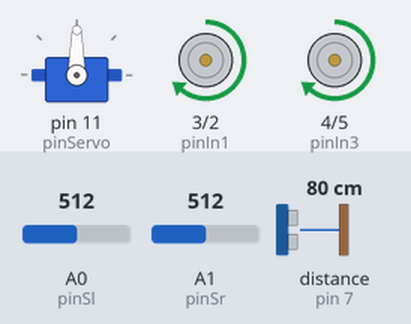
Recording of a sketch running on a simulated Arduino Uno, built with avr-gcc and run on an emulated ATmega328P. Parts: servo, motor-driver pin pairs drawn as motors (green arrow = first pin HIGH = forward, orange = second pin HIGH = backward, longer = more drive, scaled by the enable pin). Wiring (inferred from the names in the program): ultrasonic range finder: trigger pin 6; echo pin 7. Inputs (shaded band) come from the test bench; at power-on: distance to the obstacle (sensor on pin 7) 80 cm, A0 (pinSl) = 512, A1 (pinSr) = 512. The echo pulse lasts 58.3 µs per cm; what the sketch prints to the serial monitor is not drawn.

Above: at 1.7 s.
1.8 s: distance to the obstacle (sensor on pin 7) set to 29 cm
4.8 s: distance to the obstacle (sensor on pin 7) set to 23 cm
At 5.9 s:
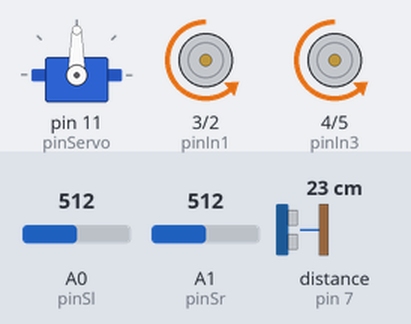
At 6.7 s:
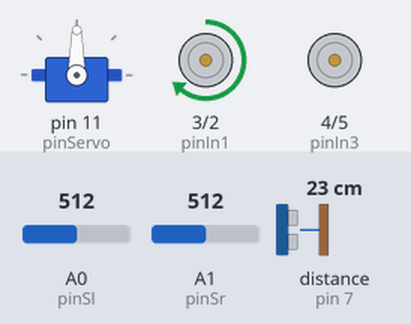
7.8 s: distance to the obstacle (sensor on pin 7) set to 22 cm
At 10.7 s:
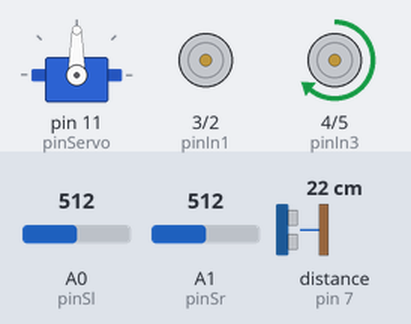
10.8 s: distance to the obstacle (sensor on pin 7) set to 9 cm
At 10.97 s:
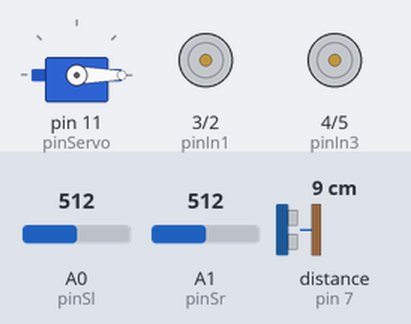
13.8 s: distance to the obstacle (sensor on pin 7) set to 6 cm
16.8 s: distance to the obstacle (sensor on pin 7) set to 2 cm
Timing chart, 0 to 20.8 s (numbered marks = the images above; inputs shaded):
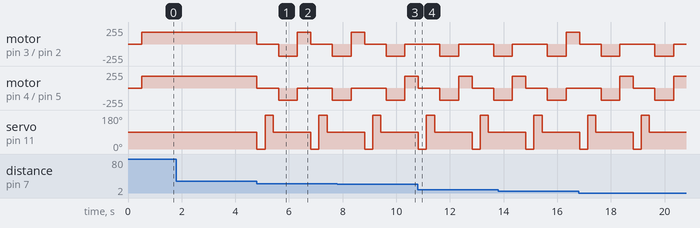

Measured:
- the behaviour switches between 26 and 25 cm on distance to the obstacle (sensor on pin 7) (found by bisection; images 0 and 1)
- the behaviour switches between 23 and 22 cm on distance to the obstacle (sensor on pin 7) (found by bisection; images 2 and 3)
- after the input at 1.8 s, every drawn part: stays the same

The sketch:

seguidorLinea06.ino
```cpp
// =====================================================
// seguidorLinea05 — Seguidor + Radar + Control PID
// Arduino UNO + L293D + HC-SR04 + Servo + 2 sensores IR
// =====================================================
// Hardware:
//   sensorIzq (SL) = A0     sensorDer (SR) = A1
//   motorIzq: pinEna=9(PWM), pinIn1=3, pinIn2=2
//   motorDer: pinEnb=10(PWM), pinIn3=4, pinIn4=5
//   HC-SR04: pinTrigger=6, pinEcho=7
//   Servo: pinServo=11
//
// IMPORTANTE: ENA y ENB deben ir a pines PWM (9 y 10).
//   Desconectar del 5V fijo y conectar a estos pines.
//
// Novedad respecto a 04:
//   - PID diferencial: error = analogRead(SR) - analogRead(SL)
//   - analogWrite en ENA/ENB para velocidad variable por motor
//   - Anti-windup: el integrador se limita a [-limI, +limI]
//   - Serial Monitor muestra: error P I D velIzq velDer
// =====================================================

#include <Servo.h>

const int pinSl      = A0;
const int pinSr      = A1;
const int pinEna     = 9;    // PWM — enable motor izquierdo
const int pinIn1     = 3;
const int pinIn2     = 2;
const int pinEnb     = 10;   // PWM — enable motor derecho
const int pinIn3     = 4;
const int pinIn4     = 5;
const int pinTrigger = 6;
const int pinEcho    = 7;
const int pinServo   = 11;

// ── Parámetros PID (ajustar según robot) ─────────
const float kp       = 0.15;   // ganancia proporcional
const float ki       = 0.002;  // ganancia integral
const float kd       = 0.05;   // ganancia derivativa
const int   velBase  = 180;    // 0-255 — velocidad base (PWM)
const int   velMax   = 255;    // limite superior PWM
const int   velMin   = 60;     // limite inferior PWM (sin parar)
const float limI     = 200.0;  // anti-windup — limite del integrador

// ── Parámetros de tiempo y evasion ────────────────
const int          distMin     = 25;   // cm
const int          tRetroceso  = 700;  // ms
const int          tGiro       = 500;  // ms
const int          angIzq      = 0;
const int          angFrente   = 90;
const int          angDer      = 180;
const unsigned long intervaloMs = 20;  // ms (50 Hz)

Servo servoRadar;
unsigned long tAnterior  = 0;
float         errorPrev  = 0;
float         integrador = 0;

// ── Movimiento con PWM ────────────────────────────

void moverMotores(int velIzq, int velDer) {
  velIzq = constrain(velIzq, velMin, velMax);
  velDer = constrain(velDer, velMin, velMax);
  digitalWrite(pinIn1, HIGH); digitalWrite(pinIn2, LOW);
  digitalWrite(pinIn3, HIGH); digitalWrite(pinIn4, LOW);
  analogWrite(pinEna, velIzq);
  analogWrite(pinEnb, velDer);
}

void retroceder() {
  digitalWrite(pinIn1, LOW); digitalWrite(pinIn2, HIGH);
  digitalWrite(pinIn3, LOW); digitalWrite(pinIn4, HIGH);
  analogWrite(pinEna, velBase);
  analogWrite(pinEnb, velBase);
}

void girarDerecha() {
  digitalWrite(pinIn1, HIGH); digitalWrite(pinIn2, LOW);
  digitalWrite(pinIn3, LOW);  digitalWrite(pinIn4, LOW);
  analogWrite(pinEna, velBase);
  analogWrite(pinEnb, 0);
}

void girarIzquierda() {
  digitalWrite(pinIn1, LOW);  digitalWrite(pinIn2, LOW);
  digitalWrite(pinIn3, HIGH); digitalWrite(pinIn4, LOW);
  analogWrite(pinEna, 0);
  analogWrite(pinEnb, velBase);
}

void detener() {
  analogWrite(pinEna, 0);
  analogWrite(pinEnb, 0);
}

// ── Ultrasonido ───────────────────────────────────

float medirDistancia() {
  digitalWrite(pinTrigger, LOW);  delayMicroseconds(2);
  digitalWrite(pinTrigger, HIGH); delayMicroseconds(10);
  digitalWrite(pinTrigger, LOW);
  long duracion = pulseIn(pinEcho, HIGH, 25000);
  return duracion == 0 ? 999.0 : duracion * 0.034 / 2.0;
}

// ── Radar ─────────────────────────────────────────

void escanearRadar(float &distIzq, float &distDer) {
  servoRadar.write(angIzq); delay(300); distIzq = medirDistancia();
  servoRadar.write(angDer); delay(300); distDer = medirDistancia();
  servoRadar.write(angFrente); delay(200);
}

// ── Evasión inteligente ───────────────────────────

void evitarObstaculo() {
  detener();
  integrador = 0; errorPrev = 0;  // resetear PID al evadir
  float distIzq, distDer;
  escanearRadar(distIzq, distDer);
  retroceder(); delay(tRetroceso); detener();
  if (distIzq > distDer) { girarIzquierda(); }
  else                    { girarDerecha();   }
  delay(tGiro);
  detener();
}

// ── Control PID diferencial ───────────────────────

void controlPID() {
  float lecturaSl = analogRead(pinSl);
  float lecturaSr = analogRead(pinSr);

  // error positivo → SR ve mas negro → girar izquierda (reducir velDer)
  float error = lecturaSr - lecturaSl;

  integrador += error;
  integrador  = constrain(integrador, -limI, limI);  // anti-windup

  float derivada  = error - errorPrev;
  errorPrev       = error;

  float correccion = kp * error + ki * integrador + kd * derivada;

  int velIzq = velBase + (int)correccion;
  int velDer = velBase - (int)correccion;

  moverMotores(velIzq, velDer);

  Serial.print("Err:"); Serial.print(error, 1);
  Serial.print("  P:"); Serial.print(kp * error, 1);
  Serial.print("  I:"); Serial.print(ki * integrador, 1);
  Serial.print("  D:"); Serial.print(kd * derivada, 1);
  Serial.print("  vIzq:"); Serial.print(velIzq);
  Serial.print("  vDer:"); Serial.println(velDer);
}

// ─────────────────────────────────────────────────

void setup() {
  pinMode(pinEna, OUTPUT); pinMode(pinEnb, OUTPUT);
  pinMode(pinIn1, OUTPUT); pinMode(pinIn2, OUTPUT);
  pinMode(pinIn3, OUTPUT); pinMode(pinIn4, OUTPUT);
  pinMode(pinTrigger, OUTPUT);
  pinMode(pinEcho, INPUT);
  servoRadar.attach(pinServo);
  servoRadar.write(angFrente);
  delay(500);
  Serial.begin(9600);
}

void loop() {
  unsigned long tAhora = millis();
  if (tAhora - tAnterior >= intervaloMs) {
    tAnterior = tAhora;

    servoRadar.write(angFrente);
    float distancia = medirDistancia();

    if (distancia < distMin) {
      evitarObstaculo();
      return;
    }

    controlPID();
  }
}
```
